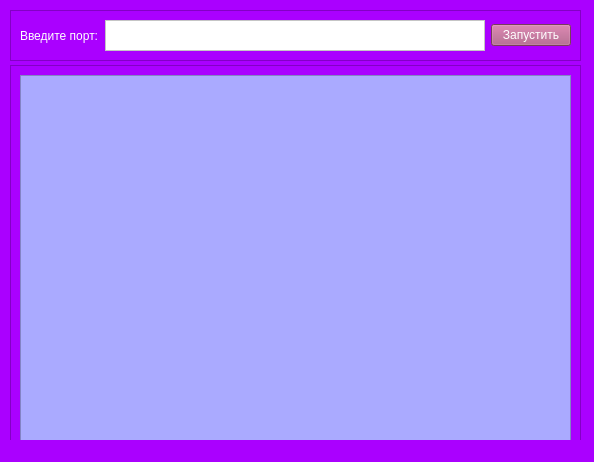
<?xml version="1.0" encoding="UTF-8"?>
<ui version="4.0">
 <class>MainWindow</class>
 <widget class="QMainWindow" name="MainWindow">
  <property name="geometry">
   <rect>
    <x>0</x>
    <y>0</y>
    <width>594</width>
    <height>462</height>
   </rect>
  </property>
  <property name="windowTitle">
   <string>MainWindow</string>
  </property>
  <property name="styleSheet">
   <string notr="true">background-color: rgb(170, 0, 255);</string>
  </property>
  <widget class="QWidget" name="centralwidget">
   <widget class="QFrame" name="frame">
    <property name="geometry">
     <rect>
      <x>10</x>
      <y>10</y>
      <width>571</width>
      <height>51</height>
     </rect>
    </property>
    <property name="frameShape">
     <enum>QFrame::StyledPanel</enum>
    </property>
    <property name="frameShadow">
     <enum>QFrame::Raised</enum>
    </property>
    <layout class="QGridLayout" name="gridLayout">
     <item row="0" column="0">
      <widget class="QLabel" name="label">
       <property name="styleSheet">
        <string notr="true">font: 87 10pt &quot;Source Code Pro Black&quot;;
color: rgb(255, 255, 255);</string>
       </property>
       <property name="text">
        <string>Введите порт:</string>
       </property>
      </widget>
     </item>
     <item row="0" column="1">
      <widget class="QTextEdit" name="textEdit">
       <property name="styleSheet">
        <string notr="true">background-color: rgb(255, 255, 255);</string>
       </property>
      </widget>
     </item>
     <item row="0" column="2">
      <widget class="QPushButton" name="pushButton">
       <property name="styleSheet">
        <string notr="true">background-color: rgb(170, 85, 127);
font: 87 10pt &quot;Source Code Pro Black&quot;;
color: rgb(255, 255, 255);</string>
       </property>
       <property name="text">
        <string>Запустить</string>
       </property>
      </widget>
     </item>
    </layout>
   </widget>
   <widget class="QFrame" name="frame_2">
    <property name="geometry">
     <rect>
      <x>10</x>
      <y>65</y>
      <width>571</width>
      <height>391</height>
     </rect>
    </property>
    <property name="frameShape">
     <enum>QFrame::StyledPanel</enum>
    </property>
    <property name="frameShadow">
     <enum>QFrame::Raised</enum>
    </property>
    <layout class="QGridLayout" name="gridLayout_2">
     <property name="sizeConstraint">
      <enum>QLayout::SetDefaultConstraint</enum>
     </property>
     <item row="0" column="0">
      <widget class="QTextBrowser" name="textBrowser">
       <property name="styleSheet">
        <string notr="true">background-color: rgb(170, 170, 255);
font: 87 10pt &quot;Source Code Pro Black&quot;;
color: rgb(255, 85, 127);</string>
       </property>
      </widget>
     </item>
    </layout>
   </widget>
  </widget>
  <widget class="QStatusBar" name="statusbar"/>
 </widget>
 <resources/>
 <connections/>
</ui>
